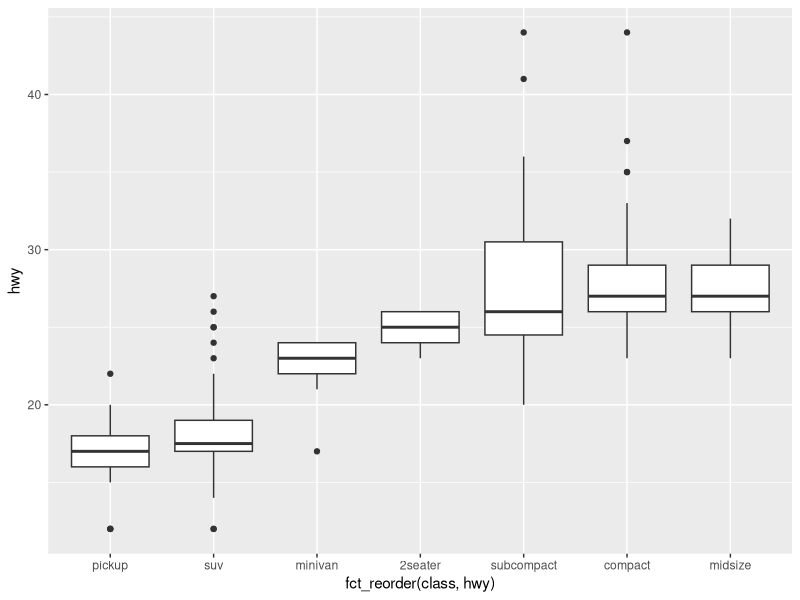
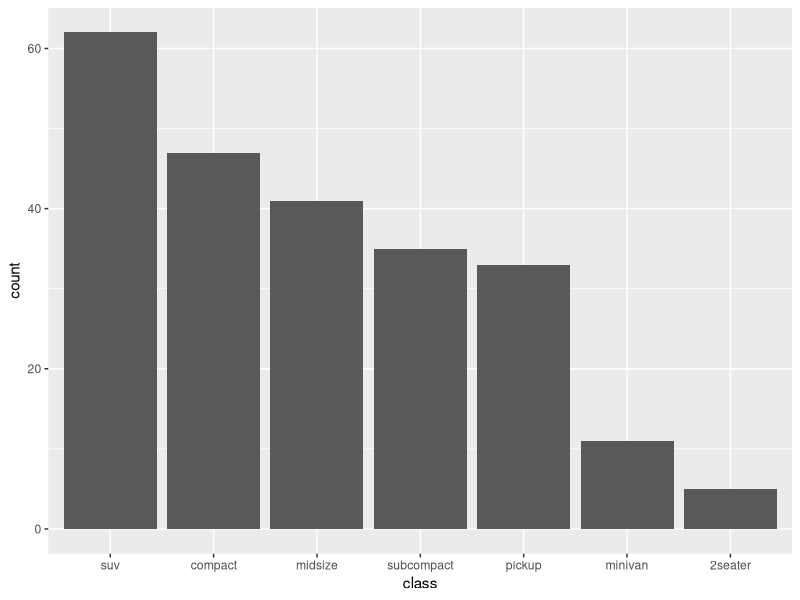

R code for these plots, in order:
## ---- chunk 1
x <- factor(c("low", "medium", "high", "medium", "low"))
levels(x)
## ---- chunk 2
library(forcats)
library(tidyverse)
## ---- chunk 3
ggplot(mpg, aes(x = fct_reorder(class, hwy), y = hwy)) +
  geom_boxplot()
## ---- chunk 4
mpg |>
  mutate(drv = fct_recode(drv,
    "front-wheel" = "f",
    "rear-wheel"  = "r",
    "4-wheel"     = "4"
  )) |>
  count(drv)
## ---- chunk 5
mpg |>
  mutate(class_grouped = fct_collapse(class,
    small = c("2seater", "compact", "subcompact"),
    large = c("suv", "pickup", "minivan")
  )) |>
  count(class_grouped)
## ---- chunk 6
mpg |>
  mutate(class = fct_infreq(class)) |>
  ggplot(aes(x = class)) +
  geom_bar()
